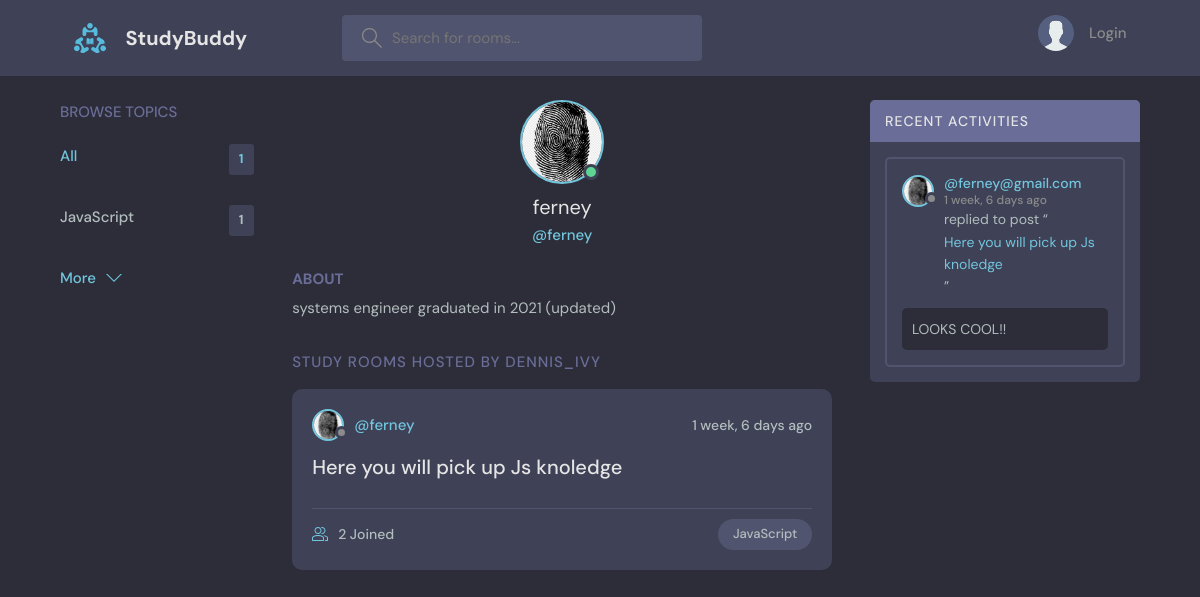
The app's page /profile/1/, older data.
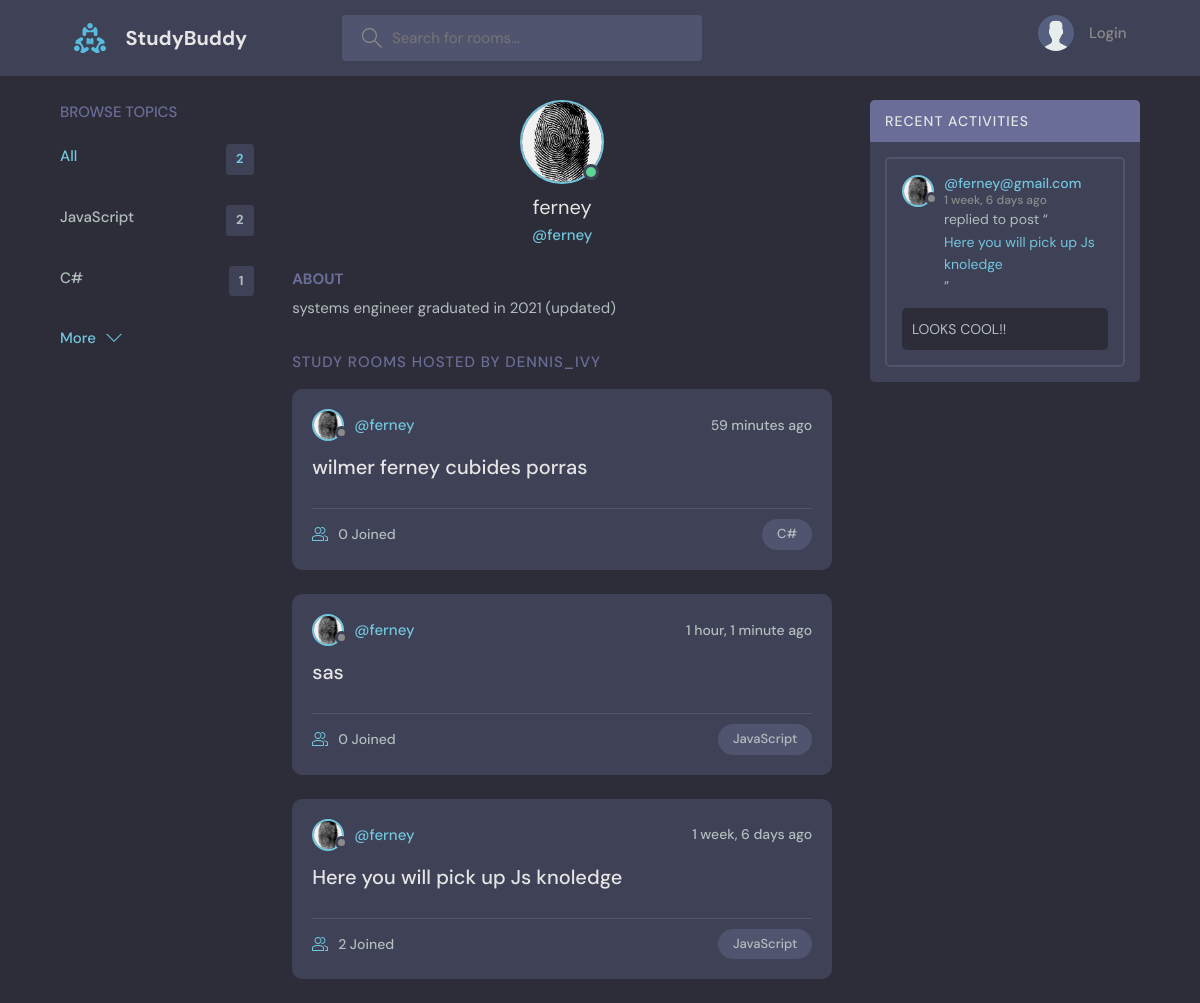
The same page, newer data.
### base/models.py (models this page shows, shortened)
class Topic(models.Model):
    name = models.CharField(max_length=100)

class User(AbstractUser):
    name = models.CharField(max_length=200, null=True)
    email = models.EmailField(unique=True, null=True)
    bio = models.TextField(null = True)
    avatar = models.ImageField(null=True, default="avatar.svg")
    USERNAME_FIELD = 'email'
    REQUIRED_FIELDS = []

class Room(models.Model):
    host = models.ForeignKey(User, on_delete=models.SET_NULL, null=True)
    topic = models.ForeignKey(Topic, on_delete=models.SET_NULL, null=True)
    name = models.CharField(max_length=200)
    description = models.TextField(null=True, blank=True)
    participants =  models.ManyToManyField(User, related_name= 'participants', blank=True)
    created = models.DateTimeField(auto_now_add=True)
    updated = models.DateTimeField(auto_now=True)
    class Meta:
        ordering = ['-updated', '-created']

class Message(models.Model):
    user = models.ForeignKey(User, on_delete=models.CASCADE)
    room = models.ForeignKey(Room, on_delete=models.CASCADE)
    body = models.TextField(null=False, blank=False)
    created = models.DateTimeField(auto_now_add=True)
    updated = models.DateTimeField(auto_now=True)
    class Meta:
        ordering = ['-updated', '-created']

### base/views.py (the view)
# urls.py: path('profile/<str:pk>/', views.userProfile, name="user-profile"),
def userProfile(request, pk):
    user = User.objects.get(id=pk)
    rooms = user.room_set.all()
    room_messages = user.message_set.all()
    topics = Topic.objects.all()
    context = {'user':user, 'rooms': rooms, 'room_messages':room_messages, 'topics':topics}
    return render(request, 'base/profile.html', context)

### base/templates/base/profile.html (shortened to what this page needs)
{% extends 'main.html' %}
{% block content %}
<main class="profile-page layout layout--3">
  <div class="container">
    {% include 'base/topic_component.html' %}
    <div class="roomList">
      <div class="profile">
        <div class="profile__avatar">
          <div class="avatar avatar--large active">
            <img src="{{user.avatar.url}}" />
          </div>
        </div>
        <div class="profile__info">
          <h3>{{user.username}}</h3>
          <p>@{{user.username}}</p>
        </div>
        <div class="profile__about">
          <h3>About</h3>
          <p>
            {{user.bio}}
          </p>
        </div>
      </div>
      <div class="roomList__header">
        <div>
          <h2>Study Rooms Hosted by dennis_ivy</a>
          </h2>
        </div>
      </div>
      {% include 'base/feed_component.html' %}
    </div>
    {% include 'base/activity_component.html' %}
  </div>
</main>
{% endblock content %}

### templates/main.html (shortened to what this page needs)
<!DOCTYPE html>
{% load static %}
<html lang="en">
  <head>
    <link rel="stylesheet" href="{% static 'styles/style.css' %}" />
  </head>
  <body>
    {% include 'navbar.html' %}
    {% block content %}
    {% endblock content %}
  </body>
</html>

### templates/navbar.html (shortened to what this page needs)
{% load static %}
<header class="header header--loggedIn">
    <div class="container">
      <a href="{% url 'home' %}" class="header__logo">
        <img src="{% static 'images/logo.svg' %}" />
        <h1>StudyBuddy</h1>
      </a>
      <form class="header__search" method="GET" action="{% url 'home' %}" >
        <label>
          <input name="q" placeholder="Search for rooms..." />
        </label>
      </form>
      <nav class="header__menu">
        {% if request.user.is_authenticated %}
        <div class="header__user">
          <a href="{% url 'update-user' %}">
            <div class="avatar avatar--medium active">
              <img src="{{request.user.avatar.url}}" />
            </div>
            <p>Hello<span>{{request.user.username}}</span></p>
          </a>
          <button class="dropdown-button">
            <svg version="1.1" xmlns="http://www.w3.org/2000/svg" width="32" height="32" viewBox="0 0 32 32">
              <title>chevron-down</title>
              <path d="M16 21l-13-13h-3l16 16 16-16h-3l-13 13z"></path>
            </svg>
          </button>
        </div>
        {% else %}
        <a href="{% url 'login' %}">
          <img src="{% static 'images/avatar.svg' %}" />
          <p>Login</p>
        </a>
        {% endif %}
      </nav>
    </div>
  </header>

### base/templates/base/topic_component.html
<div class="topics">
    <div class="topics__header">
      <h2>Browse Topics</h2>
    </div>
    <ul class="topics__list">
      <li>
        <a href="{% url 'home' %}" class="active">All<span>{{topics.count}}</span></a>
      </li>
      {% for topic in topics %}
        <li>
            <a href="{% url 'home' %}?q={{topic.name}}">{{topic.name}} <span>{{topic.room_set.all.count}}</span></a>
        </li>
      {% endfor %}
    </ul>
    <a class="btn btn--link" href="{% url 'topics' %}">
      More
      <svg version="1.1" xmlns="http://www.w3.org/2000/svg" width="32" height="32" viewBox="0 0 32 32">
        <title>chevron-down</title>
        <path d="M16 21l-13-13h-3l16 16 16-16h-3l-13 13z"></path>
      </svg>
    </a>
  </div>

### base/templates/base/feed_component.html (shortened to what this page needs)
{% for room in rooms %}
<div class="roomListRoom">
    <div class="roomListRoom__header">
      <a href="{% url 'user-profile' room.host.id %}" class="roomListRoom__author">
        <div class="avatar avatar--small">
          <img src="{{room.host.avatar.url}}" />
        </div>
        <span>@{{room.host.username}}</span>
      </a>
      <div class="roomListRoom__actions">
        <span>{{room.created|timesince}} ago</span>
      </div>
    </div>
    <div class="roomListRoom__content">
      <a href="{% url 'room' room.id %}">{{room.name}}</a>
    </div>
    <div class="roomListRoom__meta">
      <a href="{% url 'room' room.id %}" class="roomListRoom__joined">
        {{room.participants.all.count}} Joined
      </a>
      <p class="roomListRoom__topic">{{room.topic.name}}</p>
    </div>
  </div>
  {% endfor %}

### base/templates/base/activity_component.html (shortened to what this page needs)
<div class="activities">
    <div class="activities__header">
      <h2>Recent Activities</h2>
    </div>
{% for message in room_messages %}
    <div class="activities__box">
      <div class="activities__boxHeader roomListRoom__header">
        <a href="{% url 'user-profile' message.user.id %}" class="roomListRoom__author">
          <div class="avatar avatar--small">
            <img src="{{message.user.avatar.url}}" />
          </div>
          <p>
            @{{message.user}}
            <span>{{message.created|timesince}} ago</span>
          </p>
        </a>
      </div>
      <div class="activities__boxContent">
        <p>replied to post “<a href="{% url 'room' message.room.id %}">{{message.room.name}}</a>”</p>
        <div class="activities__boxRoomContent">
            {{message.body}}
        </div>
      </div>
    </div>
{% endfor %}
  </div>

Row changes from the older to the newer data that the page shows:
computed for Topic "JavaScript": room_set.all.count "1" → "2"
added Topic: name "C#", room_set.all.count "1"
added Room: host.avatar (picture), host.username "ferney", created "59 minutes", name "wilmer ferney cubides porras", participants.all.count "0", topic.name "C#"
added Room: host.avatar (picture), host.username "ferney", created "1 hour, 1 minute", name "sas", participants.all.count "0", topic.name "JavaScript"
Text that changed along with them:
{{ topics.count }}: "1" → "2"
